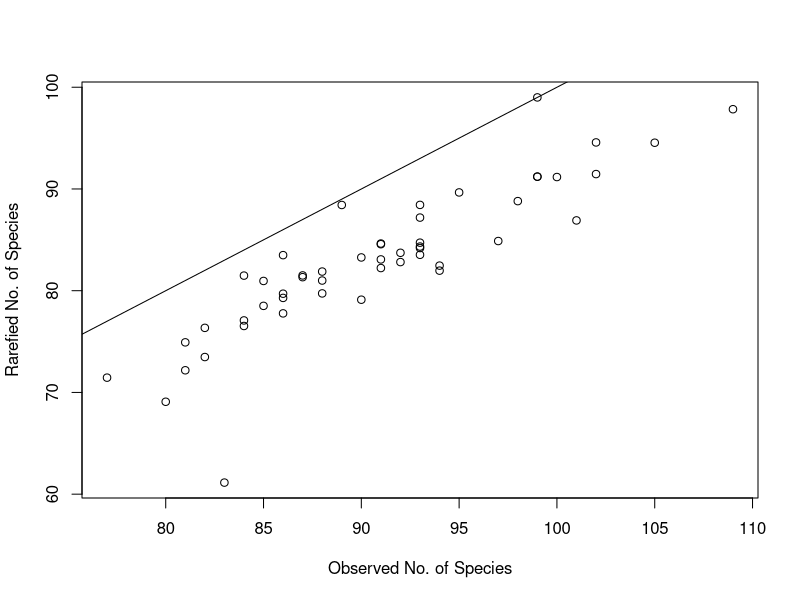
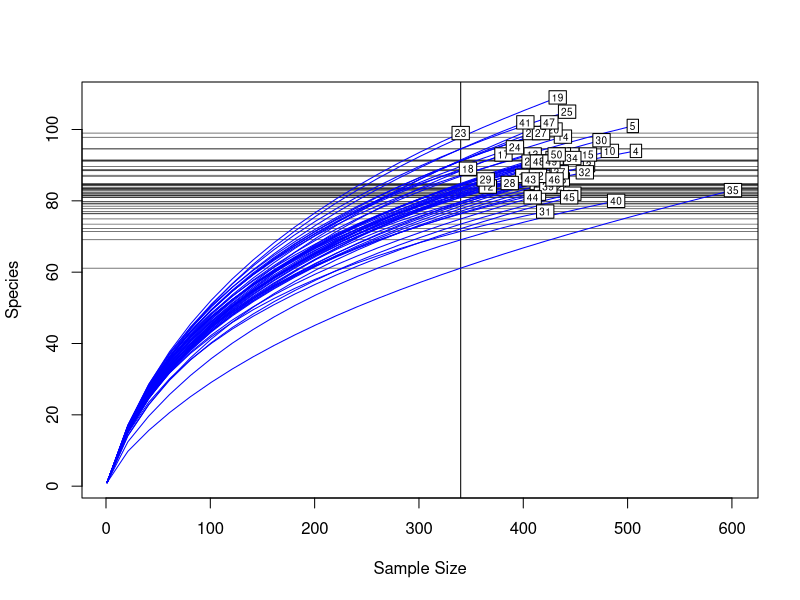
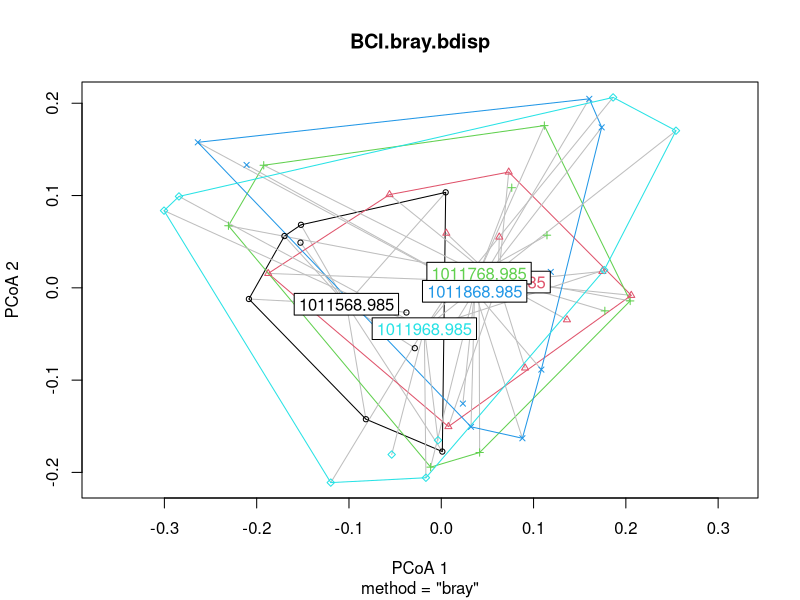
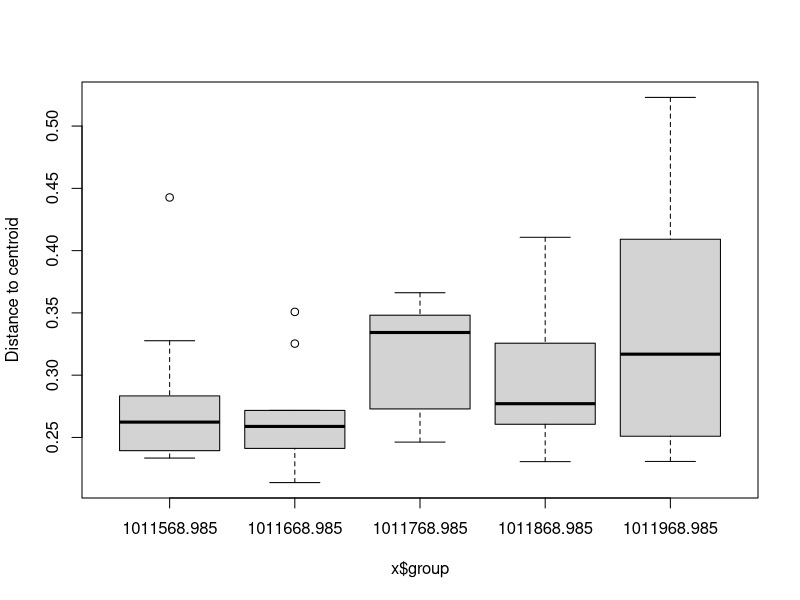
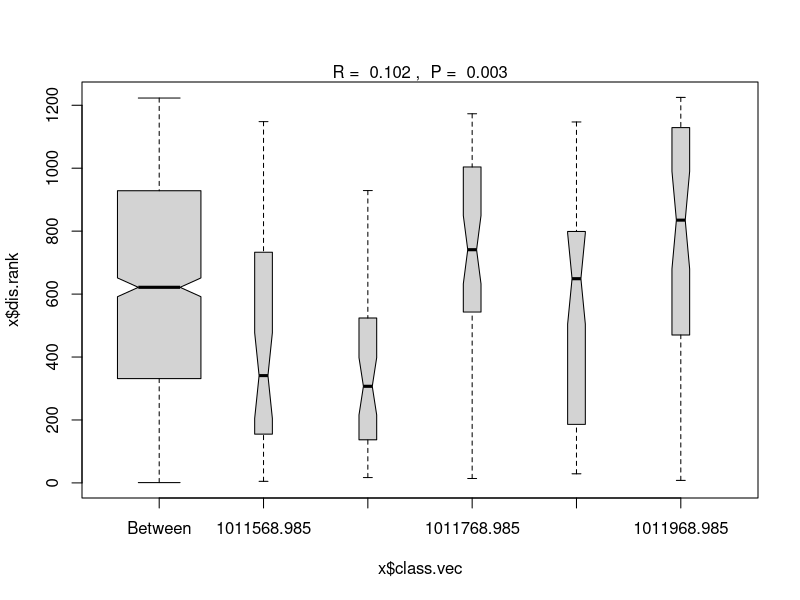

R code for these plots, in order:
## ---- chunk 1
knitr::opts_chunk$set(comment = "", cache = TRUE, crop = TRUE)
knitr::knit_hooks$set(crop = knitr::hook_pdfcrop)
## ---- chunk 2
BCI.small.csv.in <- read.csv("data/BCI_small_fixed.csv", header = TRUE, row.names = 1)
## ---- chunk 3
head(BCI.small.csv.in, n=3)
## ---- chunk 4
summary(BCI.small.csv.in)
## ---- chunk 5
library("vegan")
data(BCI)
BCI.env <- read.csv("data/BCI.env.csv", header = TRUE, row.names = 1)
## ---- chunk 6
library("vegan")
data(BCI)
BCI.env <- read.csv("data/BCI.env.csv", header = TRUE, row.names = 1)
## ---- chunk 7
head(BCI[,1:3], n = 3)
## ---- chunk 8
sum.of.rows <- apply(BCI, 1, sum)
sort(sum.of.rows, decreasing = TRUE)[1:8] #top 8 rows (plots) 
## ---- chunk 9
sum.of.rows <- apply(BCI, 1, sum)
sort(sum.of.rows, decreasing = TRUE)[1:8] #top 8 rows (plots) 
## ---- chunk 10
sum.of.columns <- apply(BCI, 2, sum)
sort(sum.of.columns, decreasing = TRUE)[1:3] #top 3 columns (species)
## ---- chunk 11
spec.pres <- apply(BCI > 0, 2, sum) 
sort(spec.pres, decreasing = TRUE)[1:18]
## ---- chunk 12
head(BCI[,162:164], n = 3)
## ---- chunk 13
head(BCI[,162:164], n = 3)
spec.sqrt <- sqrt(BCI)
head(spec.sqrt[,162:164], n = 3)
## ---- chunk 14
head(BCI[,162:164], n = 3)
## ---- chunk 15
head(BCI[,162:164], n = 3)
spec.total <- decostand(BCI, method = "total", MARGIN = 1) # by rows (sites)
head(spec.total[,162:164], n = 3)
## ---- chunk 16
head(BCI[,162:164], n = 3)
## ---- chunk 17
head(BCI[,162:164], n = 3)
spec.max <- decostand(BCI, method = "max", MARGIN = 2) # by columns (species)
head(spec.max[,162:164], n = 3)
## ---- chunk 18
head(BCI[,162:164], n = 3)
## ---- chunk 19
head(BCI[,162:164], n = 3)
spec.pa <- decostand(BCI, method = "pa")
head(spec.pa[,162:164], n = 3)
## ---- chunk 20
head(BCI[,162:164], n = 3)
## ---- chunk 21
head(BCI[,162:164], n = 3)
spec.hellinger <- decostand(BCI, method = "hellinger", MARGIN = 1) # on rows (sites)
head(spec.hellinger[,162:164], n = 3)
## ---- chunk 22
head(BCI[,162:164], n = 3)
## ---- chunk 23
head(BCI[,162:164], n = 3)
spec.wisc <- wisconsin(BCI)
head(spec.wisc[,162:164], n = 3)
## ---- chunk 24
spec.jaccpa <- vegdist(BCI, method = "jaccard", binary = TRUE)
# returns an object of class 'dist'
str(spec.jaccpa) 
## ---- chunk 25
as.matrix(spec.jaccpa)[1:4,1:4]
## ---- chunk 26
?vegdist
## ---- chunk 27
rank.UTM.NS <- rankindex(BCI.env$UTM.NS, BCI, indices = 
              c("bray", "euclid", "manhattan", "horn"), method = "spearman")
rank.UTM.NS
## ---- chunk 28
rank.UTM.NS.wisc <- rankindex(BCI.env$UTM.NS, wisconsin(BCI), indices = 
              c("bray", "euclid", "manhattan", "horn"), method = "spearman")
rank.UTM.NS.wisc
## ---- chunk 29
sort(rank.UTM.NS, decreasing = TRUE)
sort(rank.UTM.NS.wisc, decreasing = TRUE)
## ---- chunk 30
site.richness <- apply(BCI > 0, 1, sum)
site.richness[1:18]
## ---- chunk 31
site.fisher <- fisher.alpha(BCI)
site.fisher[1:12]
## ---- chunk 32
site.shannon <- diversity(BCI, index = "shannon", MARGIN = 1)
site.shannon[1:12]
## ---- chunk 33
BCI.S <- specnumber(BCI)
## ---- chunk 34
# could also use rowsums() instead of apply()
BCI.raremax <- min(apply(BCI, 1, sum))
## ---- chunk 35
BCI.Srare <- rarefy(BCI, BCI.raremax)
plot(BCI.S, BCI.Srare, xlab = "Observed No. of Species", ylab = "Rarefied No. of Species")
abline(0, 1)
## ---- chunk 36
rarecurve(BCI, step = 20, sample = BCI.raremax, col = "blue", cex = 0.6)
## ---- chunk 37
BCI.bray <- vegdist(BCI, method = "bray")
(BCI.bray.bdisp <- betadisper(BCI.bray,group = as.factor(BCI.env$UTM.NS)))
## ---- chunk 38
permutest(BCI.bray.bdisp)
## ---- chunk 39
plot(BCI.bray.bdisp)
## ---- chunk 40
boxplot(BCI.bray.bdisp)
## ---- chunk 41
(BCI.bray.anosim <- anosim(BCI.bray, as.factor(BCI.env$UTM.NS)))
## ---- chunk 42
plot(BCI.bray.anosim)
